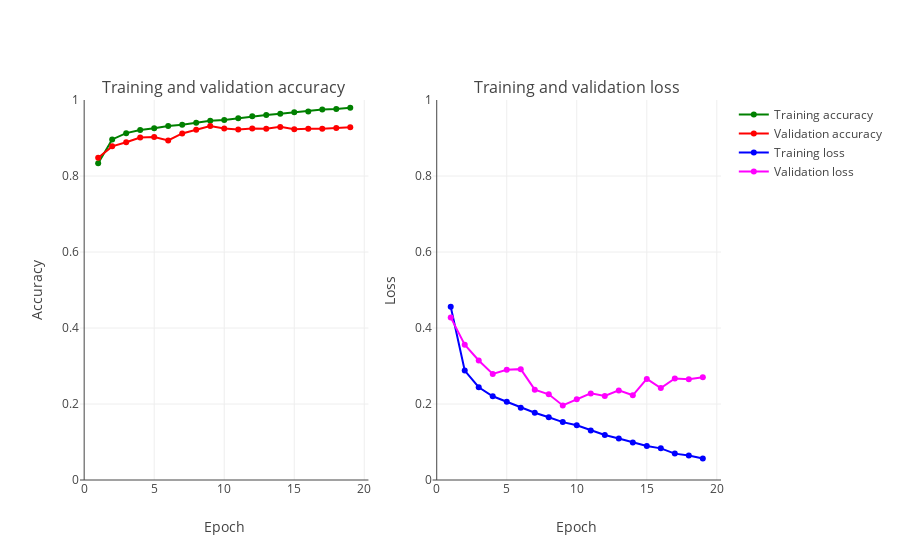
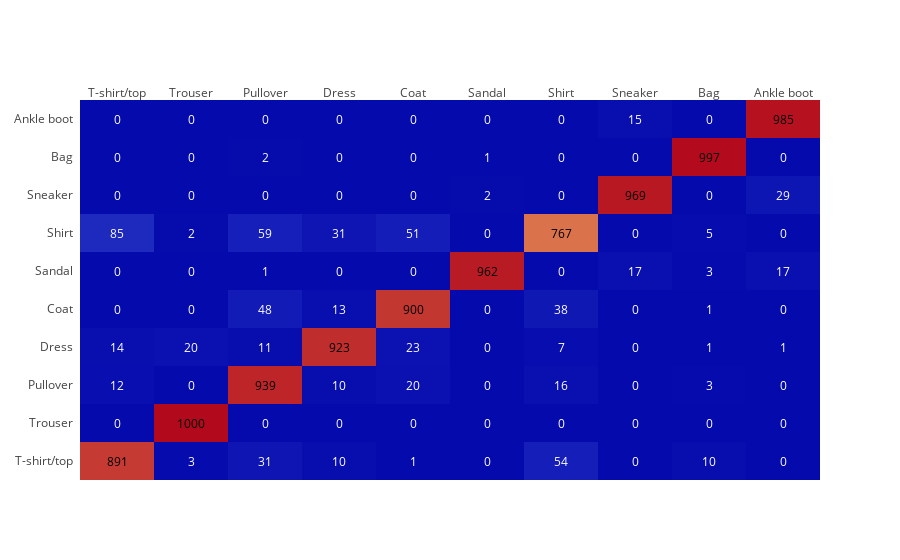
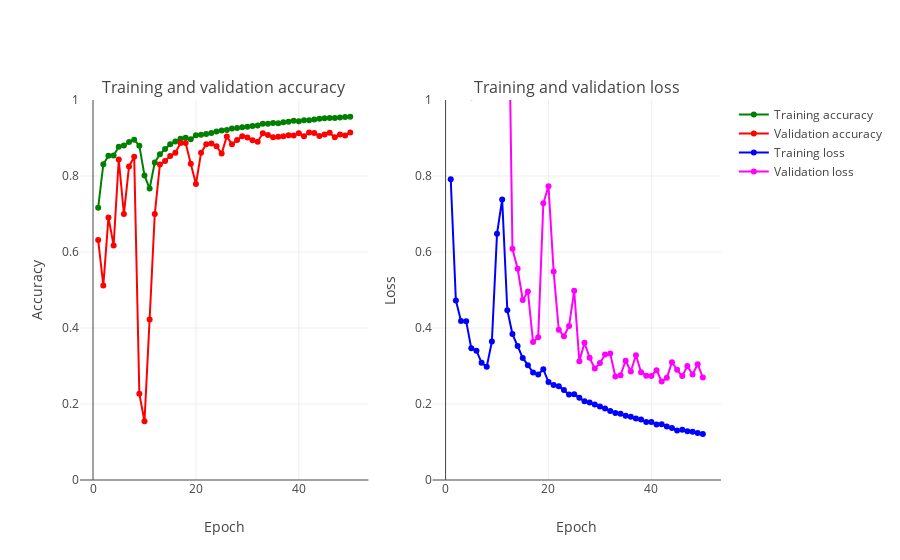
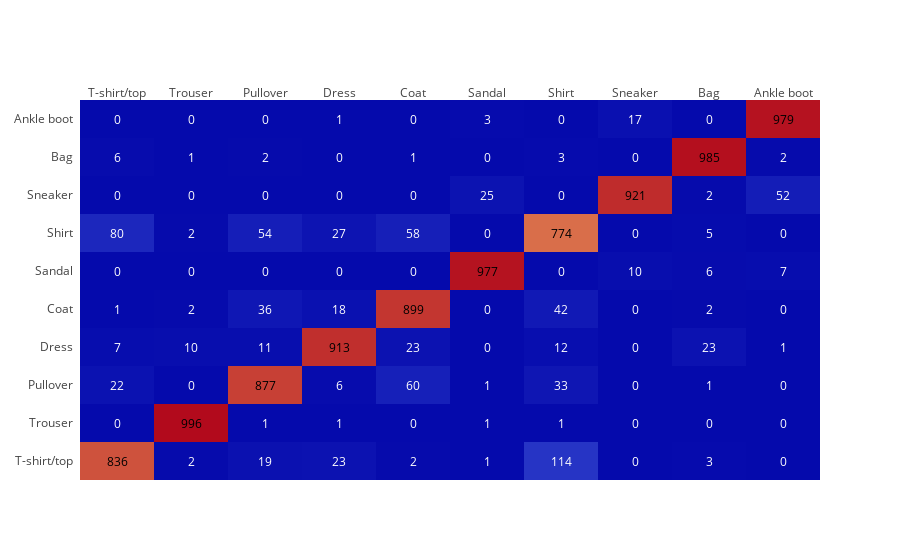

Notebook code cell kept with these figures, in order:
### Code cell
epochs   = 20
data_aug = False


test_pred_df  = pd.DataFrame()
train_pred_df = pd.DataFrame()
metrics_dict  = {}
history_dict  = {}


# train each model
for model, model_name in zip(models, names):
    if(model_name in flat):
        if(data_aug):
            continue
        else:
            X_train = X_train_flat
            X_test  = X_test_flat
            X_val   = X_val_flat   
            
    elif(model_name in inp28):
        X_train = X_train28
        X_test  = X_test28
        X_val   = X_val28
        
    elif(model_name in inp32):
        X_train = X_train32
        X_test  = X_test32
        X_val   = X_val32
        
    
    
    # Train and Save Results  
    print("----------------------------")
    if(data_aug):
        datagen.fit(X_train)
        history  = model.fit_generator(datagen.flow(X_train, y_train,batch_size=64),
                         steps_per_epoch=len(X_train) / 64,
                         epochs = epochs,
                         verbose=2,
                         validation_data=(X_val, y_val),
                         callbacks=[early, learning_rate_reduction])
        
    else:
        history  = model.fit(X_train, y_train,
                     batch_size=64,
                     epochs=20,
                     verbose=2,
                     validation_data=(X_val, y_val))
    
    # evulation
    score = model.evaluate(X_test, y_test, verbose=0)
    y_pred_test, metrics = util.get_pred_and_metrics(model,
                                                X_test,
                                                y_test_true,
                                                target_names)
    
    y_pred_train, metrics = util.get_pred_and_metrics(model,
                                                X_train,
                                                y_train_true,
                                                target_names)

    # Print model name and test accuracy score and loss
    print(model_name)
    print('Test loss:', score[0])
    print('Test accuracy:', score[1])
    
    
    # Save prediction for Stacking or Ensemble
    train_pred_df[model_name] = y_pred_train
    test_pred_df[model_name]  = y_pred_test
    
     
    # save model, plot model acc,loss and confussion matrix
    util.save_model(model, model_name)
    # save model deprecated --> save_prfs_and_modelHistory daha kompleks olarak aynı işi yapıyor
    
    model_name = model_name.split(".")[0]
    util.plot_accuracy_and_loss(history, model_name)
    util.plot_confussion_matrix(y_test_true, y_pred_test, target_names, model_name)
    
    
    # save history and prfs 
    metrics_dict[model_name]  = metrics
    history_dict[model_name]  = history
    util.save_prfs_and_modelHistory(data_aug, model_name, history, metrics)

### Figure 1 — Plotly figure (JSON) as saved in the notebook; plotly's stock layout.template omitted (floating-point values rounded to 4 significant figures)
{"data": [{"marker": {"color": "Green"}, "mode": "markers+lines", "name": "Training accuracy", "text": ["1", "2", "3", "4", "5", "6", "7", "8", "9", "10", "11", "12", "13", "14", "15", "16", "17", "18", "19"], "type": "scatter", "uid": "dff573bc-7e3c-492d-a82d-87a03be966be", "x": [1, 2, 3, 4, 5, 6, 7, 8, 9, 10, 11, 12, 13, 14, 15, 16, 17, 18, 19], "xaxis": "x", "y": [0.8339, 0.8962, 0.9128, 0.9211, 0.9255, 0.9313, 0.9347, 0.94, 0.9455, 0.9474, 0.952, 0.957, 0.9602, 0.9639, 0.9677, 0.97, 0.9748, 0.9765, 0.9799], "yaxis": "y"}, {"marker": {"color": "Red"}, "mode": "markers+lines", "name": "Validation accuracy", "text": ["1", "2", "3", "4", "5", "6", "7", "8", "9", "10", "11", "12", "13", "14", "15", "16", "17", "18", "19"], "type": "scatter", "uid": "cc63c391-6593-46b9-9a0d-17ad6ce69002", "x": [1, 2, 3, 4, 5, 6, 7, 8, 9, 10, 11, 12, 13, 14, 15, 16, 17, 18, 19], "xaxis": "x", "y": [0.8481, 0.878, 0.8887, 0.9012, 0.9025, 0.8938, 0.9121, 0.9216, 0.9317, 0.925, 0.9223, 0.9253, 0.9243, 0.9293, 0.9229, 0.9244, 0.9241, 0.9262, 0.9281], "yaxis": "y"}, {"marker": {"color": "Blue"}, "mode": "markers+lines", "name": "Training loss", "text": ["1", "2", "3", "4", "5", "6", "7", "8", "9", "10", "11", "12", "13", "14", "15", "16", "17", "18", "19"], "type": "scatter", "uid": "f5ccbfb4-4bc7-4c09-b992-58af8cafe164", "x": [1, 2, 3, 4, 5, 6, 7, 8, 9, 10, 11, 12, 13, 14, 15, 16, 17, 18, 19], "xaxis": "x2", "y": [0.4558, 0.2881, 0.2442, 0.2203, 0.2058, 0.1904, 0.1769, 0.165, 0.1524, 0.1439, 0.1305, 0.1186, 0.1095, 0.09892, 0.0895, 0.08329, 0.06942, 0.06433, 0.05639], "yaxis": "y2"}, {"marker": {"color": "Magenta"}, "mode": "markers+lines", "name": "Validation loss", "text": ["1", "2", "3", "4", "5", "6", "7", "8", "9", "10", "11", "12", "13", "14", "15", "16", "17", "18", "19"], "type": "scatter", "uid": "36135149-2fb7-49ff-8a80-f92892721155", "x": [1, 2, 3, 4, 5, 6, 7, 8, 9, 10, 11, 12, 13, 14, 15, 16, 17, 18, 19], "xaxis": "x2", "y": [0.4279, 0.3561, 0.3145, 0.2792, 0.2903, 0.2917, 0.2377, 0.2255, 0.1962, 0.2127, 0.2279, 0.2212, 0.2358, 0.2229, 0.266, 0.2418, 0.267, 0.265, 0.2702], "yaxis": "y2"}], "layout": {"annotations": [{"font": {"size": 16}, "showarrow": false, "text": "Training and validation accuracy", "x": 0.225, "xanchor": "center", "xref": "paper", "y": 1, "yanchor": "bottom", "yref": "paper"}, {"font": {"size": 16}, "showarrow": false, "text": "Training and validation loss", "x": 0.775, "xanchor": "center", "xref": "paper", "y": 1, "yanchor": "bottom", "yref": "paper"}], "xaxis": {"anchor": "y", "domain": [0, 0.45], "title": {"text": "Epoch"}}, "xaxis2": {"anchor": "y2", "domain": [0.55, 1], "title": {"text": "Epoch"}}, "yaxis": {"anchor": "x", "domain": [0, 1], "range": [0, 1], "title": {"text": "Accuracy"}}, "yaxis2": {"anchor": "x2", "domain": [0, 1], "range": [0, 1], "title": {"text": "Loss"}}}}

### Figure 2 — Plotly figure (JSON) as saved in the notebook; plotly's stock layout.template omitted (floating-point values rounded to 4 significant figures)
{"data": [{"colorscale": "RdBu", "reversescale": false, "showscale": false, "type": "heatmap", "uid": "ecba804e-376f-45ed-89f9-3674cf64f617", "x": ["T-shirt/top", "Trouser", "Pullover", "Dress", "Coat", "Sandal", "Shirt", "Sneaker", "Bag", "Ankle boot"], "y": ["T-shirt/top", "Trouser", "Pullover", "Dress", "Coat", "Sandal", "Shirt", "Sneaker", "Bag", "Ankle boot"], "z": [[891, 3, 31, 10, 1, 0, 54, 0, 10, 0], [0, 1000, 0, 0, 0, 0, 0, 0, 0, 0], [12, 0, 939, 10, 20, 0, 16, 0, 3, 0], [14, 20, 11, 923, 23, 0, 7, 0, 1, 1], [0, 0, 48, 13, 900, 0, 38, 0, 1, 0], [0, 0, 1, 0, 0, 962, 0, 17, 3, 17], [85, 2, 59, 31, 51, 0, 767, 0, 5, 0], [0, 0, 0, 0, 0, 2, 0, 969, 0, 29], [0, 0, 2, 0, 0, 1, 0, 0, 997, 0], [0, 0, 0, 0, 0, 0, 0, 15, 0, 985]]}], "layout": {"annotations": [{"font": {"color": "#000000"}, "showarrow": false, "text": "891", "x": "T-shirt/top", "xref": "x", "y": "T-shirt/top", "yref": "y"}, {"font": {"color": "#FFFFFF"}, "showarrow": false, "text": "3", "x": "Trouser", "xref": "x", "y": "T-shirt/top", "yref": "y"}, {"font": {"color": "#FFFFFF"}, "showarrow": false, "text": "31", "x": "Pullover", "xref": "x", "y": "T-shirt/top", "yref": "y"}, {"font": {"color": "#FFFFFF"}, "showarrow": false, "text": "10", "x": "Dress", "xref": "x", "y": "T-shirt/top", "yref": "y"}, {"font": {"color": "#FFFFFF"}, "showarrow": false, "text": "1", "x": "Coat", "xref": "x", "y": "T-shirt/top", "yref": "y"}, {"font": {"color": "#FFFFFF"}, "showarrow": false, "text": "0", "x": "Sandal", "xref": "x", "y": "T-shirt/top", "yref": "y"}, {"font": {"color": "#FFFFFF"}, "showarrow": false, "text": "54", "x": "Shirt", "xref": "x", "y": "T-shirt/top", "yref": "y"}, {"font": {"color": "#FFFFFF"}, "showarrow": false, "text": "0", "x": "Sneaker", "xref": "x", "y": "T-shirt/top", "yref": "y"}, {"font": {"color": "#FFFFFF"}, "showarrow": false, "text": "10", "x": "Bag", "xref": "x", "y": "T-shirt/top", "yref": "y"}, {"font": {"color": "#FFFFFF"}, "showarrow": false, "text": "0", "x": "Ankle boot", "xref": "x", "y": "T-shirt/top", "yref": "y"}, {"font": {"color": "#FFFFFF"}, "showarrow": false, "text": "0", "x": "T-shirt/top", "xref": "x", "y": "Trouser", "yref": "y"}, {"font": {"color": "#000000"}, "showarrow": false, "text": "1000", "x": "Trouser", "xref": "x", "y": "Trouser", "yref": "y"}, {"font": {"color": "#FFFFFF"}, "showarrow": false, "text": "0", "x": "Pullover", "xref": "x", "y": "Trouser", "yref": "y"}, {"font": {"color": "#FFFFFF"}, "showarrow": false, "text": "0", "x": "Dress", "xref": "x", "y": "Trouser", "yref": "y"}, {"font": {"color": "#FFFFFF"}, "showarrow": false, "text": "0", "x": "Coat", "xref": "x", "y": "Trouser", "yref": "y"}, {"font": {"color": "#FFFFFF"}, "showarrow": false, "text": "0", "x": "Sandal", "xref": "x", "y": "Trouser", "yref": "y"}, {"font": {"color": "#FFFFFF"}, "showarrow": false, "text": "0", "x": "Shirt", "xref": "x", "y": "Trouser", "yref": "y"}, {"font": {"color": "#FFFFFF"}, "showarrow": false, "text": "0", "x": "Sneaker", "xref": "x", "y": "Trouser", "yref": "y"}, {"font": {"color": "#FFFFFF"}, "showarrow": false, "text": "0", "x": "Bag", "xref": "x", "y": "Trouser", "yref": "y"}, {"font": {"color": "#FFFFFF"}, "showarrow": false, "text": "0", "x": "Ankle boot", "xref": "x", "y": "Trouser", "yref": "y"}, {"font": {"color": "#FFFFFF"}, "showarrow": false, "text": "12", "x": "T-shirt/top", "xref": "x", "y": "Pullover", "yref": "y"}, {"font": {"color": "#FFFFFF"}, "showarrow": false, "text": "0", "x": "Trouser", "xref": "x", "y": "Pullover", "yref": "y"}, {"font": {"color": "#000000"}, "showarrow": false, "text": "939", "x": "Pullover", "xref": "x", "y": "Pullover", "yref": "y"}, {"font": {"color": "#FFFFFF"}, "showarrow": false, "text": "10", "x": "Dress", "xref": "x", "y": "Pullover", "yref": "y"}, {"font": {"color": "#FFFFFF"}, "showarrow": false, "text": "20", "x": "Coat", "xref": "x", "y": "Pullover", "yref": "y"}, {"font": {"color": "#FFFFFF"}, "showarrow": false, "text": "0", "x": "Sandal", "xref": "x", "y": "Pullover", "yref": "y"}, {"font": {"color": "#FFFFFF"}, "showarrow": false, "text": "16", "x": "Shirt", "xref": "x", "y": "Pullover", "yref": "y"}, {"font": {"color": "#FFFFFF"}, "showarrow": false, "text": "0", "x": "Sneaker", "xref": "x", "y": "Pullover", "yref": "y"}, {"font": {"color": "#FFFFFF"}, "showarrow": false, "text": "3", "x": "Bag", "xref": "x", "y": "Pullover", "yref": "y"}, {"font": {"color": "#FFFFFF"}, "showarrow": false, "text": "0", "x": "Ankle boot", "xref": "x", "y": "Pullover", "yref": "y"}, {"font": {"color": "#FFFFFF"}, "showarrow": false, "text": "14", "x": "T-shirt/top", "xref": "x", "y": "Dress", "yref": "y"}, {"font": {"color": "#FFFFFF"}, "showarrow": false, "text": "20", "x": "Trouser", "xref": "x", "y": "Dress", "yref": "y"}, {"font": {"color": "#FFFFFF"}, "showarrow": false, "text": "11", "x": "Pullover", "xref": "x", "y": "Dress", "yref": "y"}, {"font": {"color": "#000000"}, "showarrow": false, "text": "923", "x": "Dress", "xref": "x", "y": "Dress", "yref": "y"}, {"font": {"color": "#FFFFFF"}, "showarrow": false, "text": "23", "x": "Coat", "xref": "x", "y": "Dress", "yref": "y"}, {"font": {"color": "#FFFFFF"}, "showarrow": false, "text": "0", "x": "Sandal", "xref": "x", "y": "Dress", "yref": "y"}, {"font": {"color": "#FFFFFF"}, "showarrow": false, "text": "7", "x": "Shirt", "xref": "x", "y": "Dress", "yref": "y"}, {"font": {"color": "#FFFFFF"}, "showarrow": false, "text": "0", "x": "Sneaker", "xref": "x", "y": "Dress", "yref": "y"}, {"font": {"color": "#FFFFFF"}, "showarrow": false, "text": "1", "x": "Bag", "xref": "x", "y": "Dress", "yref": "y"}, {"font": {"color": "#FFFFFF"}, "showarrow": false, "text": "1", "x": "Ankle boot", "xref": "x", "y": "Dress", "yref": "y"}, {"font": {"color": "#FFFFFF"}, "showarrow": false, "text": "0", "x": "T-shirt/top", "xref": "x", "y": "Coat", "yref": "y"}, {"font": {"color": "#FFFFFF"}, "showarrow": false, "text": "0", "x": "Trouser", "xref": "x", "y": "Coat", "yref": "y"}, {"font": {"color": "#FFFFFF"}, "showarrow": false, "text": "48", "x": "Pullover", "xref": "x", "y": "Coat", "yref": "y"}, {"font": {"color": "#FFFFFF"}, "showarrow": false, "text": "13", "x": "Dress", "xref": "x", "y": "Coat", "yref": "y"}, {"font": {"color": "#000000"}, "showarrow": false, "text": "900", "x": "Coat", "xref": "x", "y": "Coat", "yref": "y"}, {"font": {"color": "#FFFFFF"}, "showarrow": false, "text": "0", "x": "Sandal", "xref": "x", "y": "Coat", "yref": "y"}, {"font": {"color": "#FFFFFF"}, "showarrow": false, "text": "38", "x": "Shirt", "xref": "x", "y": "Coat", "yref": "y"}, {"font": {"color": "#FFFFFF"}, "showarrow": false, "text": "0", "x": "Sneaker", "xref": "x", "y": "Coat", "yref": "y"}, {"font": {"color": "#FFFFFF"}, "showarrow": false, "text": "1", "x": "Bag", "xref": "x", "y": "Coat", "yref": "y"}, {"font": {"color": "#FFFFFF"}, "showarrow": false, "text": "0", "x": "Ankle boot", "xref": "x", "y": "Coat", "yref": "y"}, {"font": {"color": "#FFFFFF"}, "showarrow": false, "text": "0", "x": "T-shirt/top", "xref": "x", "y": "Sandal", "yref": "y"}, {"font": {"color": "#FFFFFF"}, "showarrow": false, "text": "0", "x": "Trouser", "xref": "x", "y": "Sandal", "yref": "y"}, {"font": {"color": "#FFFFFF"}, "showarrow": false, "text": "1", "x": "Pullover", "xref": "x", "y": "Sandal", "yref": "y"}, {"font": {"color": "#FFFFFF"}, "showarrow": false, "text": "0", "x": "Dress", "xref": "x", "y": "Sandal", "yref": "y"}, {"font": {"color": "#FFFFFF"}, "showarrow": false, "text": "0", "x": "Coat", "xref": "x", "y": "Sandal", "yref": "y"}, {"font": {"color": "#000000"}, "showarrow": false, "text": "962", "x": "Sandal", "xref": "x", "y": "Sandal", "yref": "y"}, {"font": {"color": "#FFFFFF"}, "showarrow": false, "text": "0", "x": "Shirt", "xref": "x", "y": "Sandal", "yref": "y"}, {"font": {"color": "#FFFFFF"}, "showarrow": false, "text": "17", "x": "Sneaker", "xref": "x", "y": "Sandal", "yref": "y"}, {"font": {"color": "#FFFFFF"}, "showarrow": false, "text": "3", "x": "Bag", "xref": "x", "y": "Sandal", "yref": "y"}, {"font": {"color": "#FFFFFF"}, "showarrow": false, "text": "17", "x": "Ankle boot", "xref": "x", "y": "Sandal", "yref": "y"}, {"font": {"color": "#FFFFFF"}, "showarrow": false, "text": "85", "x": "T-shirt/top", "xref": "x", "y": "Shirt", "yref": "y"}, {"font": {"color": "#FFFFFF"}, "showarrow": false, "text": "2", "x": "Trouser", "xref": "x", "y": "Shirt", "yref": "y"}, {"font": {"color": "#FFFFFF"}, "showarrow": false, "text": "59", "x": "Pullover", "xref": "x", "y": "Shirt", "yref": "y"}, {"font": {"color": "#FFFFFF"}, "showarrow": false, "text": "31", "x": "Dress", "xref": "x", "y": "Shirt", "yref": "y"}, {"font": {"color": "#FFFFFF"}, "showarrow": false, "text": "51", "x": "Coat", "xref": "x", "y": "Shirt", "yref": "y"}, {"font": {"color": "#FFFFFF"}, "showarrow": false, "text": "0", "x": "Sandal", "xref": "x", "y": "Shirt", "yref": "y"}, {"font": {"color": "#000000"}, "showarrow": false, "text": "767", "x": "Shirt", "xref": "x", "y": "Shirt", "yref": "y"}, {"font": {"color": "#FFFFFF"}, "showarrow": false, "text": "0", "x": "Sneaker", "xref": "x", "y": "Shirt", "yref": "y"}, {"font": {"color": "#FFFFFF"}, "showarrow": false, "text": "5", "x": "Bag", "xref": "x", "y": "Shirt", "yref": "y"}, {"font": {"color": "#FFFFFF"}, "showarrow": false, "text": "0", "x": "Ankle boot", "xref": "x", "y": "Shirt", "yref": "y"}, {"font": {"color": "#FFFFFF"}, "showarrow": false, "text": "0", "x": "T-shirt/top", "xref": "x", "y": "Sneaker", "yref": "y"}, {"font": {"color": "#FFFFFF"}, "showarrow": false, "text": "0", "x": "Trouser", "xref": "x", "y": "Sneaker", "yref": "y"}, {"font": {"color": "#FFFFFF"}, "showarrow": false, "text": "0", "x": "Pullover", "xref": "x", "y": "Sneaker", "yref": "y"}, {"font": {"color": "#FFFFFF"}, "showarrow": false, "text": "0", "x": "Dress", "xref": "x", "y": "Sneaker", "yref": "y"}, {"font": {"color": "#FFFFFF"}, "showarrow": false, "text": "0", "x": "Coat", "xref": "x", "y": "Sneaker", "yref": "y"}, {"font": {"color": "#FFFFFF"}, "showarrow": false, "text": "2", "x": "Sandal", "xref": "x", "y": "Sneaker", "yref": "y"}, {"font": {"color": "#FFFFFF"}, "showarrow": false, "text": "0", "x": "Shirt", "xref": "x", "y": "Sneaker", "yref": "y"}, {"font": {"color": "#000000"}, "showarrow": false, "text": "969", "x": "Sneaker", "xref": "x", "y": "Sneaker", "yref": "y"}, {"font": {"color": "#FFFFFF"}, "showarrow": false, "text": "0", "x": "Bag", "xref": "x", "y": "Sneaker", "yref": "y"}, {"font": {"color": "#FFFFFF"}, "showarrow": false, "text": "29", "x": "Ankle boot", "xref": "x", "y": "Sneaker", "yref": "y"}, {"font": {"color": "#FFFFFF"}, "showarrow": false, "text": "0", "x": "T-shirt/top", "xref": "x", "y": "Bag", "yref": "y"}, {"font": {"color": "#FFFFFF"}, "showarrow": false, "text": "0", "x": "Trouser", "xref": "x", "y": "Bag", "yref": "y"}, {"font": {"color": "#FFFFFF"}, "showarrow": false, "text": "2", "x": "Pullover", "xref": "x", "y": "Bag", "yref": "y"}, {"font": {"color": "#FFFFFF"}, "showarrow": false, "text": "0", "x": "Dress", "xref": "x", "y": "Bag", "yref": "y"}, {"font": {"color": "#FFFFFF"}, "showarrow": false, "text": "0", "x": "Coat", "xref": "x", "y": "Bag", "yref": "y"}, {"font": {"color": "#FFFFFF"}, "showarrow": false, "text": "1", "x": "Sandal", "xref": "x", "y": "Bag", "yref": "y"}, {"font": {"color": "#FFFFFF"}, "showarrow": false, "text": "0", "x": "Shirt", "xref": "x", "y": "Bag", "yref": "y"}, {"font": {"color": "#FFFFFF"}, "showarrow": false, "text": "0", "x": "Sneaker", "xref": "x", "y": "Bag", "yref": "y"}, {"font": {"color": "#000000"}, "showarrow": false, "text": "997", "x": "Bag", "xref": "x", "y": "Bag", "yref": "y"}, {"font": {"color": "#FFFFFF"}, "showarrow": false, "text": "0", "x": "Ankle boot", "xref": "x", "y": "Bag", "yref": "y"}, {"font": {"color": "#FFFFFF"}, "showarrow": false, "text": "0", "x": "T-shirt/top", "xref": "x", "y": "Ankle boot", "yref": "y"}, {"font": {"color": "#FFFFFF"}, "showarrow": false, "text": "0", "x": "Trouser", "xref": "x", "y": "Ankle boot", "yref": "y"}, {"font": {"color": "#FFFFFF"}, "showarrow": false, "text": "0", "x": "Pullover", "xref": "x", "y": "Ankle boot", "yref": "y"}, {"font": {"color": "#FFFFFF"}, "showarrow": false, "text": "0", "x": "Dress", "xref": "x", "y": "Ankle boot", "yref": "y"}, {"font": {"color": "#FFFFFF"}, "showarrow": false, "text": "0", "x": "Coat", "xref": "x", "y": "Ankle boot", "yref": "y"}, {"font": {"color": "#FFFFFF"}, "showarrow": false, "text": "0", "x": "Sandal", "xref": "x", "y": "Ankle boot", "yref": "y"}, {"font": {"color": "#FFFFFF"}, "showarrow": false, "text": "0", "x": "Shirt", "xref": "x", "y": "Ankle boot", "yref": "y"}, {"font": {"color": "#FFFFFF"}, "showarrow": false, "text": "15", "x": "Sneaker", "xref": "x", "y": "Ankle boot", "yref": "y"}, {"font": {"color": "#FFFFFF"}, "showarrow": false, "text": "0", "x": "Bag", "xref": "x", "y": "Ankle boot", "yref": "y"}, {"font": {"color": "#000000"}, "showarrow": false, "text": "985", "x": "Ankle boot", "xref": "x", "y": "Ankle boot", "yref": "y"}], "xaxis": {"dtick": 1, "gridcolor": "rgb(0, 0, 0)", "side": "top", "ticks": ""}, "yaxis": {"dtick": 1, "ticks": "", "ticksuffix": "  "}}}

### Figure 3 — Plotly figure (JSON) as saved in the notebook; plotly's stock layout.template omitted (floating-point values rounded to 4 significant figures)
{"data": [{"marker": {"color": "Green"}, "mode": "markers+lines", "name": "Training accuracy", "text": ["1", "2", "3", "4", "5", "6", "7", "8", "9", "10", "11", "12", "13", "14", "15", "16", "17", "18", "19", "20", "21", "22", "23", "24", "25", "26", "27", "28", "29", "30", "31", "32", "33", "34", "35", "36", "37", "38", "39", "40", "41", "42", "43", "44", "45", "46", "47", "48", "49", "50"], "type": "scatter", "uid": "9c72cb3e-3d9d-4797-a943-adfb09b98a2e", "x": [1, 2, 3, 4, 5, 6, 7, 8, 9, 10, 11, 12, 13, 14, 15, 16, 17, 18, 19, 20, 21, 22, 23, 24, 25, 26, 27, 28, 29, 30, 31, 32, 33, 34, 35, 36, 37, 38, 39, 40, 41, 42, 43, 44, 45, 46, 47, 48, 49, 50], "xaxis": "x", "y": [0.7166, 0.8309, 0.8533, 0.8536, 0.8769, 0.8801, 0.8895, 0.8953, 0.8798, 0.8014, 0.767, 0.8356, 0.8572, 0.8707, 0.8833, 0.8909, 0.898, 0.9008, 0.8964, 0.9073, 0.9085, 0.9105, 0.9133, 0.9172, 0.9196, 0.9212, 0.9249, 0.9266, 0.9285, 0.9293, 0.9313, 0.9327, 0.9373, 0.9374, 0.9395, 0.9389, 0.9413, 0.9428, 0.9451, 0.9442, 0.9464, 0.9466, 0.9489, 0.9504, 0.9521, 0.9528, 0.9524, 0.9541, 0.9549, 0.9559], "yaxis": "y"}, {"marker": {"color": "Red"}, "mode": "markers+lines", "name": "Validation accuracy", "text": ["1", "2", "3", "4", "5", "6", "7", "8", "9", "10", "11", "12", "13", "14", "15", "16", "17", "18", "19", "20", "21", "22", "23", "24", "25", "26", "27", "28", "29", "30", "31", "32", "33", "34", "35", "36", "37", "38", "39", "40", "41", "42", "43", "44", "45", "46", "47", "48", "49", "50"], "type": "scatter", "uid": "552cd546-04f7-447c-8d15-f036ef153a6f", "x": [1, 2, 3, 4, 5, 6, 7, 8, 9, 10, 11, 12, 13, 14, 15, 16, 17, 18, 19, 20, 21, 22, 23, 24, 25, 26, 27, 28, 29, 30, 31, 32, 33, 34, 35, 36, 37, 38, 39, 40, 41, 42, 43, 44, 45, 46, 47, 48, 49, 50], "xaxis": "x", "y": [0.6316, 0.5121, 0.691, 0.6174, 0.8433, 0.7001, 0.8253, 0.8504, 0.227, 0.1545, 0.4226, 0.6997, 0.8303, 0.8395, 0.8523, 0.8609, 0.8867, 0.8868, 0.8323, 0.779, 0.8612, 0.8838, 0.8858, 0.8784, 0.8589, 0.9042, 0.8837, 0.8949, 0.9044, 0.9013, 0.8938, 0.8902, 0.9123, 0.9081, 0.9017, 0.9036, 0.9049, 0.9072, 0.9064, 0.9127, 0.9049, 0.9146, 0.913, 0.9054, 0.9093, 0.9135, 0.902, 0.9095, 0.9066, 0.9147], "yaxis": "y"}, {"marker": {"color": "Blue"}, "mode": "markers+lines", "name": "Training loss", "text": ["1", "2", "3", "4", "5", "6", "7", "8", "9", "10", "11", "12", "13", "14", "15", "16", "17", "18", "19", "20", "21", "22", "23", "24", "25", "26", "27", "28", "29", "30", "31", "32", "33", "34", "35", "36", "37", "38", "39", "40", "41", "42", "43", "44", "45", "46", "47", "48", "49", "50"], "type": "scatter", "uid": "c54795ac-f1e7-4acf-ae92-af7acfcfccac", "x": [1, 2, 3, 4, 5, 6, 7, 8, 9, 10, 11, 12, 13, 14, 15, 16, 17, 18, 19, 20, 21, 22, 23, 24, 25, 26, 27, 28, 29, 30, 31, 32, 33, 34, 35, 36, 37, 38, 39, 40, 41, 42, 43, 44, 45, 46, 47, 48, 49, 50], "xaxis": "x2", "y": [0.7916, 0.4727, 0.4183, 0.418, 0.3464, 0.3403, 0.3085, 0.2981, 0.3642, 0.6483, 0.7383, 0.4468, 0.384, 0.3527, 0.3212, 0.3022, 0.2828, 0.2775, 0.2915, 0.2577, 0.25, 0.2468, 0.2367, 0.2251, 0.2253, 0.2162, 0.2073, 0.2036, 0.1986, 0.1933, 0.1882, 0.1818, 0.176, 0.1741, 0.1693, 0.1668, 0.1618, 0.159, 0.1529, 0.1526, 0.1463, 0.1466, 0.1411, 0.137, 0.1303, 0.1323, 0.1281, 0.1268, 0.124, 0.1208], "yaxis": "y2"}, {"marker": {"color": "Magenta"}, "mode": "markers+lines", "name": "Validation loss", "text": ["1", "2", "3", "4", "5", "6", "7", "8", "9", "10", "11", "12", "13", "14", "15", "16", "17", "18", "19", "20", "21", "22", "23", "24", "25", "26", "27", "28", "29", "30", "31", "32", "33", "34", "35", "36", "37", "38", "39", "40", "41", "42", "43", "44", "45", "46", "47", "48", "49", "50"], "type": "scatter", "uid": "f5f33df8-998d-4a97-88d3-eb3b657d5067", "x": [1, 2, 3, 4, 5, 6, 7, 8, 9, 10, 11, 12, 13, 14, 15, 16, 17, 18, 19, 20, 21, 22, 23, 24, 25, 26, 27, 28, 29, 30, 31, 32, 33, 34, 35, 36, 37, 38, 39, 40, 41, 42, 43, 44, 45, 46, 47, 48, 49, 50], "xaxis": "x2", "y": [2.671, 6.218, 3.231, 4.905, 1.007, 2.56, 1.238, 1.129, 10.94, 11.17, 5.043, 1.52, 0.6084, 0.5559, 0.4736, 0.496, 0.3631, 0.3758, 0.7281, 0.7733, 0.549, 0.3954, 0.3781, 0.4053, 0.498, 0.3123, 0.3613, 0.3215, 0.2936, 0.3077, 0.3302, 0.3327, 0.2723, 0.2757, 0.3141, 0.2855, 0.3281, 0.2832, 0.2742, 0.2738, 0.2891, 0.2591, 0.2691, 0.3098, 0.2901, 0.2735, 0.2997, 0.2776, 0.3047, 0.2697], "yaxis": "y2"}], "layout": {"annotations": [{"font": {"size": 16}, "showarrow": false, "text": "Training and validation accuracy", "x": 0.225, "xanchor": "center", "xref": "paper", "y": 1, "yanchor": "bottom", "yref": "paper"}, {"font": {"size": 16}, "showarrow": false, "text": "Training and validation loss", "x": 0.775, "xanchor": "center", "xref": "paper", "y": 1, "yanchor": "bottom", "yref": "paper"}], "xaxis": {"anchor": "y", "domain": [0, 0.45], "title": {"text": "Epoch"}}, "xaxis2": {"anchor": "y2", "domain": [0.55, 1], "title": {"text": "Epoch"}}, "yaxis": {"anchor": "x", "domain": [0, 1], "range": [0, 1], "title": {"text": "Accuracy"}}, "yaxis2": {"anchor": "x2", "domain": [0, 1], "range": [0, 1], "title": {"text": "Loss"}}}}

### Figure 4 — Plotly figure (JSON) as saved in the notebook; plotly's stock layout.template omitted (floating-point values rounded to 4 significant figures)
{"data": [{"colorscale": "RdBu", "reversescale": false, "showscale": false, "type": "heatmap", "uid": "70c923ef-fdbb-49f4-8f81-dbfc411cda91", "x": ["T-shirt/top", "Trouser", "Pullover", "Dress", "Coat", "Sandal", "Shirt", "Sneaker", "Bag", "Ankle boot"], "y": ["T-shirt/top", "Trouser", "Pullover", "Dress", "Coat", "Sandal", "Shirt", "Sneaker", "Bag", "Ankle boot"], "z": [[836, 2, 19, 23, 2, 1, 114, 0, 3, 0], [0, 996, 1, 1, 0, 1, 1, 0, 0, 0], [22, 0, 877, 6, 60, 1, 33, 0, 1, 0], [7, 10, 11, 913, 23, 0, 12, 0, 23, 1], [1, 2, 36, 18, 899, 0, 42, 0, 2, 0], [0, 0, 0, 0, 0, 977, 0, 10, 6, 7], [80, 2, 54, 27, 58, 0, 774, 0, 5, 0], [0, 0, 0, 0, 0, 25, 0, 921, 2, 52], [6, 1, 2, 0, 1, 0, 3, 0, 985, 2], [0, 0, 0, 1, 0, 3, 0, 17, 0, 979]]}], "layout": {"annotations": [{"font": {"color": "#000000"}, "showarrow": false, "text": "836", "x": "T-shirt/top", "xref": "x", "y": "T-shirt/top", "yref": "y"}, {"font": {"color": "#FFFFFF"}, "showarrow": false, "text": "2", "x": "Trouser", "xref": "x", "y": "T-shirt/top", "yref": "y"}, {"font": {"color": "#FFFFFF"}, "showarrow": false, "text": "19", "x": "Pullover", "xref": "x", "y": "T-shirt/top", "yref": "y"}, {"font": {"color": "#FFFFFF"}, "showarrow": false, "text": "23", "x": "Dress", "xref": "x", "y": "T-shirt/top", "yref": "y"}, {"font": {"color": "#FFFFFF"}, "showarrow": false, "text": "2", "x": "Coat", "xref": "x", "y": "T-shirt/top", "yref": "y"}, {"font": {"color": "#FFFFFF"}, "showarrow": false, "text": "1", "x": "Sandal", "xref": "x", "y": "T-shirt/top", "yref": "y"}, {"font": {"color": "#FFFFFF"}, "showarrow": false, "text": "114", "x": "Shirt", "xref": "x", "y": "T-shirt/top", "yref": "y"}, {"font": {"color": "#FFFFFF"}, "showarrow": false, "text": "0", "x": "Sneaker", "xref": "x", "y": "T-shirt/top", "yref": "y"}, {"font": {"color": "#FFFFFF"}, "showarrow": false, "text": "3", "x": "Bag", "xref": "x", "y": "T-shirt/top", "yref": "y"}, {"font": {"color": "#FFFFFF"}, "showarrow": false, "text": "0", "x": "Ankle boot", "xref": "x", "y": "T-shirt/top", "yref": "y"}, {"font": {"color": "#FFFFFF"}, "showarrow": false, "text": "0", "x": "T-shirt/top", "xref": "x", "y": "Trouser", "yref": "y"}, {"font": {"color": "#000000"}, "showarrow": false, "text": "996", "x": "Trouser", "xref": "x", "y": "Trouser", "yref": "y"}, {"font": {"color": "#FFFFFF"}, "showarrow": false, "text": "1", "x": "Pullover", "xref": "x", "y": "Trouser", "yref": "y"}, {"font": {"color": "#FFFFFF"}, "showarrow": false, "text": "1", "x": "Dress", "xref": "x", "y": "Trouser", "yref": "y"}, {"font": {"color": "#FFFFFF"}, "showarrow": false, "text": "0", "x": "Coat", "xref": "x", "y": "Trouser", "yref": "y"}, {"font": {"color": "#FFFFFF"}, "showarrow": false, "text": "1", "x": "Sandal", "xref": "x", "y": "Trouser", "yref": "y"}, {"font": {"color": "#FFFFFF"}, "showarrow": false, "text": "1", "x": "Shirt", "xref": "x", "y": "Trouser", "yref": "y"}, {"font": {"color": "#FFFFFF"}, "showarrow": false, "text": "0", "x": "Sneaker", "xref": "x", "y": "Trouser", "yref": "y"}, {"font": {"color": "#FFFFFF"}, "showarrow": false, "text": "0", "x": "Bag", "xref": "x", "y": "Trouser", "yref": "y"}, {"font": {"color": "#FFFFFF"}, "showarrow": false, "text": "0", "x": "Ankle boot", "xref": "x", "y": "Trouser", "yref": "y"}, {"font": {"color": "#FFFFFF"}, "showarrow": false, "text": "22", "x": "T-shirt/top", "xref": "x", "y": "Pullover", "yref": "y"}, {"font": {"color": "#FFFFFF"}, "showarrow": false, "text": "0", "x": "Trouser", "xref": "x", "y": "Pullover", "yref": "y"}, {"font": {"color": "#000000"}, "showarrow": false, "text": "877", "x": "Pullover", "xref": "x", "y": "Pullover", "yref": "y"}, {"font": {"color": "#FFFFFF"}, "showarrow": false, "text": "6", "x": "Dress", "xref": "x", "y": "Pullover", "yref": "y"}, {"font": {"color": "#FFFFFF"}, "showarrow": false, "text": "60", "x": "Coat", "xref": "x", "y": "Pullover", "yref": "y"}, {"font": {"color": "#FFFFFF"}, "showarrow": false, "text": "1", "x": "Sandal", "xref": "x", "y": "Pullover", "yref": "y"}, {"font": {"color": "#FFFFFF"}, "showarrow": false, "text": "33", "x": "Shirt", "xref": "x", "y": "Pullover", "yref": "y"}, {"font": {"color": "#FFFFFF"}, "showarrow": false, "text": "0", "x": "Sneaker", "xref": "x", "y": "Pullover", "yref": "y"}, {"font": {"color": "#FFFFFF"}, "showarrow": false, "text": "1", "x": "Bag", "xref": "x", "y": "Pullover", "yref": "y"}, {"font": {"color": "#FFFFFF"}, "showarrow": false, "text": "0", "x": "Ankle boot", "xref": "x", "y": "Pullover", "yref": "y"}, {"font": {"color": "#FFFFFF"}, "showarrow": false, "text": "7", "x": "T-shirt/top", "xref": "x", "y": "Dress", "yref": "y"}, {"font": {"color": "#FFFFFF"}, "showarrow": false, "text": "10", "x": "Trouser", "xref": "x", "y": "Dress", "yref": "y"}, {"font": {"color": "#FFFFFF"}, "showarrow": false, "text": "11", "x": "Pullover", "xref": "x", "y": "Dress", "yref": "y"}, {"font": {"color": "#000000"}, "showarrow": false, "text": "913", "x": "Dress", "xref": "x", "y": "Dress", "yref": "y"}, {"font": {"color": "#FFFFFF"}, "showarrow": false, "text": "23", "x": "Coat", "xref": "x", "y": "Dress", "yref": "y"}, {"font": {"color": "#FFFFFF"}, "showarrow": false, "text": "0", "x": "Sandal", "xref": "x", "y": "Dress", "yref": "y"}, {"font": {"color": "#FFFFFF"}, "showarrow": false, "text": "12", "x": "Shirt", "xref": "x", "y": "Dress", "yref": "y"}, {"font": {"color": "#FFFFFF"}, "showarrow": false, "text": "0", "x": "Sneaker", "xref": "x", "y": "Dress", "yref": "y"}, {"font": {"color": "#FFFFFF"}, "showarrow": false, "text": "23", "x": "Bag", "xref": "x", "y": "Dress", "yref": "y"}, {"font": {"color": "#FFFFFF"}, "showarrow": false, "text": "1", "x": "Ankle boot", "xref": "x", "y": "Dress", "yref": "y"}, {"font": {"color": "#FFFFFF"}, "showarrow": false, "text": "1", "x": "T-shirt/top", "xref": "x", "y": "Coat", "yref": "y"}, {"font": {"color": "#FFFFFF"}, "showarrow": false, "text": "2", "x": "Trouser", "xref": "x", "y": "Coat", "yref": "y"}, {"font": {"color": "#FFFFFF"}, "showarrow": false, "text": "36", "x": "Pullover", "xref": "x", "y": "Coat", "yref": "y"}, {"font": {"color": "#FFFFFF"}, "showarrow": false, "text": "18", "x": "Dress", "xref": "x", "y": "Coat", "yref": "y"}, {"font": {"color": "#000000"}, "showarrow": false, "text": "899", "x": "Coat", "xref": "x", "y": "Coat", "yref": "y"}, {"font": {"color": "#FFFFFF"}, "showarrow": false, "text": "0", "x": "Sandal", "xref": "x", "y": "Coat", "yref": "y"}, {"font": {"color": "#FFFFFF"}, "showarrow": false, "text": "42", "x": "Shirt", "xref": "x", "y": "Coat", "yref": "y"}, {"font": {"color": "#FFFFFF"}, "showarrow": false, "text": "0", "x": "Sneaker", "xref": "x", "y": "Coat", "yref": "y"}, {"font": {"color": "#FFFFFF"}, "showarrow": false, "text": "2", "x": "Bag", "xref": "x", "y": "Coat", "yref": "y"}, {"font": {"color": "#FFFFFF"}, "showarrow": false, "text": "0", "x": "Ankle boot", "xref": "x", "y": "Coat", "yref": "y"}, {"font": {"color": "#FFFFFF"}, "showarrow": false, "text": "0", "x": "T-shirt/top", "xref": "x", "y": "Sandal", "yref": "y"}, {"font": {"color": "#FFFFFF"}, "showarrow": false, "text": "0", "x": "Trouser", "xref": "x", "y": "Sandal", "yref": "y"}, {"font": {"color": "#FFFFFF"}, "showarrow": false, "text": "0", "x": "Pullover", "xref": "x", "y": "Sandal", "yref": "y"}, {"font": {"color": "#FFFFFF"}, "showarrow": false, "text": "0", "x": "Dress", "xref": "x", "y": "Sandal", "yref": "y"}, {"font": {"color": "#FFFFFF"}, "showarrow": false, "text": "0", "x": "Coat", "xref": "x", "y": "Sandal", "yref": "y"}, {"font": {"color": "#000000"}, "showarrow": false, "text": "977", "x": "Sandal", "xref": "x", "y": "Sandal", "yref": "y"}, {"font": {"color": "#FFFFFF"}, "showarrow": false, "text": "0", "x": "Shirt", "xref": "x", "y": "Sandal", "yref": "y"}, {"font": {"color": "#FFFFFF"}, "showarrow": false, "text": "10", "x": "Sneaker", "xref": "x", "y": "Sandal", "yref": "y"}, {"font": {"color": "#FFFFFF"}, "showarrow": false, "text": "6", "x": "Bag", "xref": "x", "y": "Sandal", "yref": "y"}, {"font": {"color": "#FFFFFF"}, "showarrow": false, "text": "7", "x": "Ankle boot", "xref": "x", "y": "Sandal", "yref": "y"}, {"font": {"color": "#FFFFFF"}, "showarrow": false, "text": "80", "x": "T-shirt/top", "xref": "x", "y": "Shirt", "yref": "y"}, {"font": {"color": "#FFFFFF"}, "showarrow": false, "text": "2", "x": "Trouser", "xref": "x", "y": "Shirt", "yref": "y"}, {"font": {"color": "#FFFFFF"}, "showarrow": false, "text": "54", "x": "Pullover", "xref": "x", "y": "Shirt", "yref": "y"}, {"font": {"color": "#FFFFFF"}, "showarrow": false, "text": "27", "x": "Dress", "xref": "x", "y": "Shirt", "yref": "y"}, {"font": {"color": "#FFFFFF"}, "showarrow": false, "text": "58", "x": "Coat", "xref": "x", "y": "Shirt", "yref": "y"}, {"font": {"color": "#FFFFFF"}, "showarrow": false, "text": "0", "x": "Sandal", "xref": "x", "y": "Shirt", "yref": "y"}, {"font": {"color": "#000000"}, "showarrow": false, "text": "774", "x": "Shirt", "xref": "x", "y": "Shirt", "yref": "y"}, {"font": {"color": "#FFFFFF"}, "showarrow": false, "text": "0", "x": "Sneaker", "xref": "x", "y": "Shirt", "yref": "y"}, {"font": {"color": "#FFFFFF"}, "showarrow": false, "text": "5", "x": "Bag", "xref": "x", "y": "Shirt", "yref": "y"}, {"font": {"color": "#FFFFFF"}, "showarrow": false, "text": "0", "x": "Ankle boot", "xref": "x", "y": "Shirt", "yref": "y"}, {"font": {"color": "#FFFFFF"}, "showarrow": false, "text": "0", "x": "T-shirt/top", "xref": "x", "y": "Sneaker", "yref": "y"}, {"font": {"color": "#FFFFFF"}, "showarrow": false, "text": "0", "x": "Trouser", "xref": "x", "y": "Sneaker", "yref": "y"}, {"font": {"color": "#FFFFFF"}, "showarrow": false, "text": "0", "x": "Pullover", "xref": "x", "y": "Sneaker", "yref": "y"}, {"font": {"color": "#FFFFFF"}, "showarrow": false, "text": "0", "x": "Dress", "xref": "x", "y": "Sneaker", "yref": "y"}, {"font": {"color": "#FFFFFF"}, "showarrow": false, "text": "0", "x": "Coat", "xref": "x", "y": "Sneaker", "yref": "y"}, {"font": {"color": "#FFFFFF"}, "showarrow": false, "text": "25", "x": "Sandal", "xref": "x", "y": "Sneaker", "yref": "y"}, {"font": {"color": "#FFFFFF"}, "showarrow": false, "text": "0", "x": "Shirt", "xref": "x", "y": "Sneaker", "yref": "y"}, {"font": {"color": "#000000"}, "showarrow": false, "text": "921", "x": "Sneaker", "xref": "x", "y": "Sneaker", "yref": "y"}, {"font": {"color": "#FFFFFF"}, "showarrow": false, "text": "2", "x": "Bag", "xref": "x", "y": "Sneaker", "yref": "y"}, {"font": {"color": "#FFFFFF"}, "showarrow": false, "text": "52", "x": "Ankle boot", "xref": "x", "y": "Sneaker", "yref": "y"}, {"font": {"color": "#FFFFFF"}, "showarrow": false, "text": "6", "x": "T-shirt/top", "xref": "x", "y": "Bag", "yref": "y"}, {"font": {"color": "#FFFFFF"}, "showarrow": false, "text": "1", "x": "Trouser", "xref": "x", "y": "Bag", "yref": "y"}, {"font": {"color": "#FFFFFF"}, "showarrow": false, "text": "2", "x": "Pullover", "xref": "x", "y": "Bag", "yref": "y"}, {"font": {"color": "#FFFFFF"}, "showarrow": false, "text": "0", "x": "Dress", "xref": "x", "y": "Bag", "yref": "y"}, {"font": {"color": "#FFFFFF"}, "showarrow": false, "text": "1", "x": "Coat", "xref": "x", "y": "Bag", "yref": "y"}, {"font": {"color": "#FFFFFF"}, "showarrow": false, "text": "0", "x": "Sandal", "xref": "x", "y": "Bag", "yref": "y"}, {"font": {"color": "#FFFFFF"}, "showarrow": false, "text": "3", "x": "Shirt", "xref": "x", "y": "Bag", "yref": "y"}, {"font": {"color": "#FFFFFF"}, "showarrow": false, "text": "0", "x": "Sneaker", "xref": "x", "y": "Bag", "yref": "y"}, {"font": {"color": "#000000"}, "showarrow": false, "text": "985", "x": "Bag", "xref": "x", "y": "Bag", "yref": "y"}, {"font": {"color": "#FFFFFF"}, "showarrow": false, "text": "2", "x": "Ankle boot", "xref": "x", "y": "Bag", "yref": "y"}, {"font": {"color": "#FFFFFF"}, "showarrow": false, "text": "0", "x": "T-shirt/top", "xref": "x", "y": "Ankle boot", "yref": "y"}, {"font": {"color": "#FFFFFF"}, "showarrow": false, "text": "0", "x": "Trouser", "xref": "x", "y": "Ankle boot", "yref": "y"}, {"font": {"color": "#FFFFFF"}, "showarrow": false, "text": "0", "x": "Pullover", "xref": "x", "y": "Ankle boot", "yref": "y"}, {"font": {"color": "#FFFFFF"}, "showarrow": false, "text": "1", "x": "Dress", "xref": "x", "y": "Ankle boot", "yref": "y"}, {"font": {"color": "#FFFFFF"}, "showarrow": false, "text": "0", "x": "Coat", "xref": "x", "y": "Ankle boot", "yref": "y"}, {"font": {"color": "#FFFFFF"}, "showarrow": false, "text": "3", "x": "Sandal", "xref": "x", "y": "Ankle boot", "yref": "y"}, {"font": {"color": "#FFFFFF"}, "showarrow": false, "text": "0", "x": "Shirt", "xref": "x", "y": "Ankle boot", "yref": "y"}, {"font": {"color": "#FFFFFF"}, "showarrow": false, "text": "17", "x": "Sneaker", "xref": "x", "y": "Ankle boot", "yref": "y"}, {"font": {"color": "#FFFFFF"}, "showarrow": false, "text": "0", "x": "Bag", "xref": "x", "y": "Ankle boot", "yref": "y"}, {"font": {"color": "#000000"}, "showarrow": false, "text": "979", "x": "Ankle boot", "xref": "x", "y": "Ankle boot", "yref": "y"}], "xaxis": {"dtick": 1, "gridcolor": "rgb(0, 0, 0)", "side": "top", "ticks": ""}, "yaxis": {"dtick": 1, "ticks": "", "ticksuffix": "  "}}}
